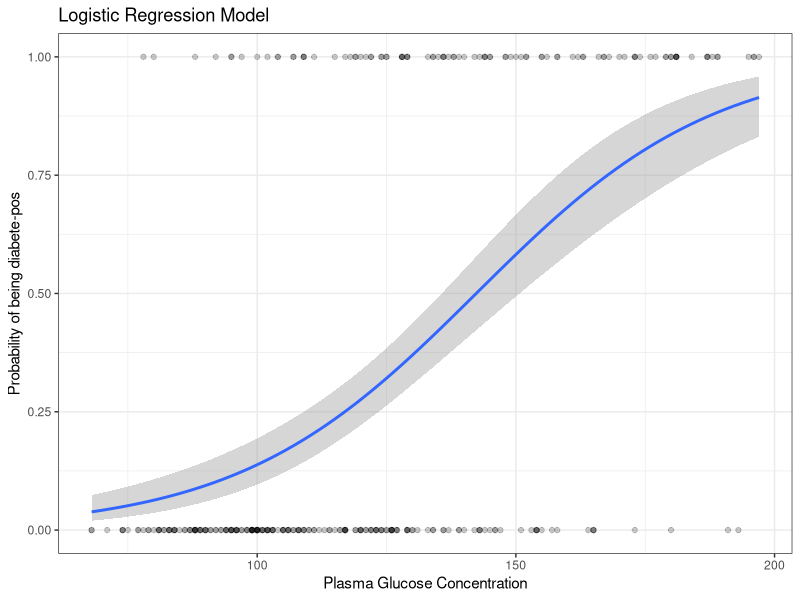
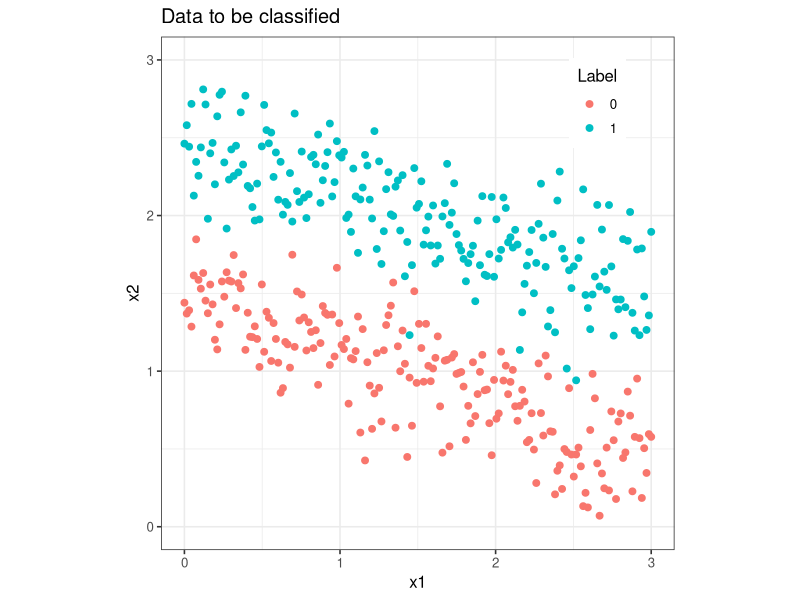
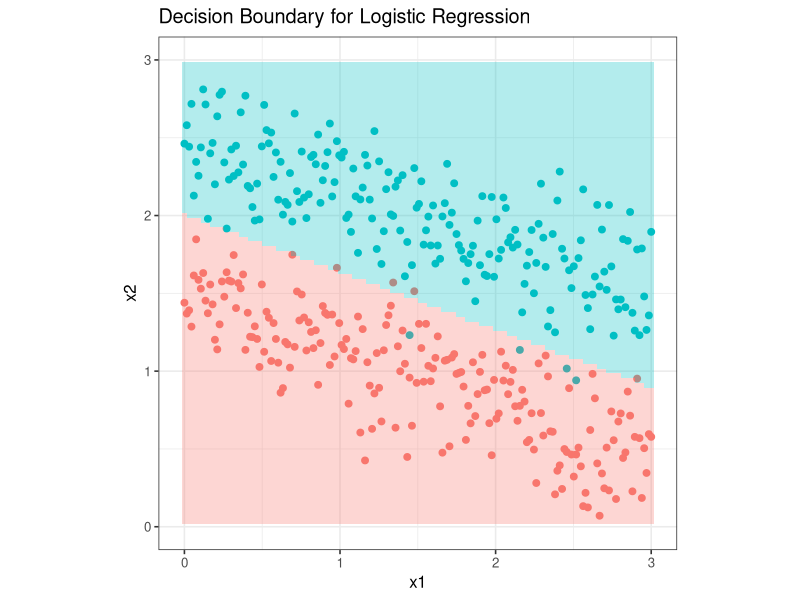

Generate these figures, in order, with R:
## ---- chunk 1
#| message: false

library(tidyverse) 
library(caret) 
theme_set(theme_bw())

## ---- chunk 2
data("PimaIndiansDiabetes2", package = "mlbench")
PimaIndiansDiabetes2 <- na.omit(PimaIndiansDiabetes2)
## ---- chunk 3
sample_n(PimaIndiansDiabetes2, 3)
## ---- chunk 4
set.seed(123)
training.samples <- PimaIndiansDiabetes2$diabetes %>% 
  createDataPartition(p = 0.8, list = FALSE)
train.data  <- PimaIndiansDiabetes2[training.samples, ]
test.data <- PimaIndiansDiabetes2[-training.samples, ]
## ---- chunk 5
model <- glm( diabetes ~., data = train.data, family = binomial)
## ---- chunk 6
summary(model)
## ---- chunk 7
probabilities <- model %>% predict(test.data, type = "response")
predicted.classes <- ifelse(probabilities > 0.5, "pos", "neg")
## ---- chunk 8
mean(predicted.classes == test.data$diabetes)
model <- glm( diabetes ~ glucose, data = train.data, family = binomial)
summary(model)$coef
## ---- chunk 9
newdata <- data.frame(glucose = c(20,  180))
probabilities <- model %>% predict(newdata, type = "response")
predicted.classes <- ifelse(probabilities > 0.5, "pos", "neg")
predicted.classes

train.data %>%
  mutate(prob = ifelse(diabetes == "pos", 1, 0)) %>%
  ggplot(aes(glucose, prob)) +
  geom_point(alpha = 0.2) +
  geom_smooth(method = "glm", method.args = list(family = "binomial")) +
  labs(
    title = "Logistic Regression Model", 
    x = "Plasma Glucose Concentration",
    y = "Probability of being diabete-pos"
  )

model <- glm( diabetes ~ glucose + mass + pregnant, 
              data = train.data, family = binomial)
summary(model)$coef


model <- glm( diabetes ~., data = train.data, family = binomial)
summary(model)$coef
coef(model)

model <- glm( diabetes ~ pregnant + glucose + pressure + mass + pedigree, 
              data = train.data, family = binomial)

probabilities <- model %>% predict(test.data, type = "response")
head(probabilities)
contrasts(test.data$diabetes)
predicted.classes <- ifelse(probabilities > 0.5, "pos", "neg")
head(predicted.classes)

mean(predicted.classes == test.data$diabetes)
library("mgcv")
# Fit the model
gam.model <- gam(diabetes ~ s(glucose) + mass + pregnant,
                 data = train.data, family = "binomial")
# Summarize model
summary(gam.model )
# Make predictions
probabilities <- gam.model %>% predict(test.data, type = "response")
predicted.classes <- ifelse(probabilities> 0.5, "pos", "neg")
# Model Accuracy
mean(predicted.classes == test.data$diabetes)
## ---- chunk 10
library(ggplot2)
library(dplyr)


N <- 200 # number of points per class
D <- 2 # dimensionality, we use 2D data for easy visualization
K <- 2 # number of classes, binary for logistic regression
X <- data.frame() # data matrix (each row = single example, can view as xy coordinates)
y <- data.frame() # class labels

set.seed(56)

t <- seq(0,1,length.out = N) 
for (j in (1:K)){
  # t, m are parameters of parametric equations x1, x2
  # t <- seq(0,1,length.out = N) 
  # add randomness 
  m <- rnorm(N, j+0.5, 0.25) 
  Xtemp <- data.frame(x1 = 3*t , x2 = m - t) 
  ytemp <- data.frame(matrix(j-1, N, 1))
  X <- rbind(X, Xtemp)
  y <- rbind(y, ytemp)
}

data <- cbind(X,y)
colnames(data) <- c(colnames(X), 'label')

# create dir images
#dir.create(file.path('.', 'images'), showWarnings = FALSE)

# lets visualize the data:
data_plot <- ggplot(data) + geom_point(aes(x=x1, y=x2, color = as.character(label)), size = 2) + 
  scale_colour_discrete(name  ="Label") + 
  ylim(0, 3) + coord_fixed(ratio = 1) +
  ggtitle('Data to be classified') +
  theme_bw(base_size = 12) +
  theme(legend.position=c(0.85, 0.87))

#png(file.path('images', 'data_plot.png'))
print(data_plot)
#dev.off()

#sigmoid function, inverse of logit
sigmoid <- function(z){1/(1+exp(-z))}

#cost function
cost <- function(theta, X, y){
  m <- length(y) # number of training examples
  h <- sigmoid(X %*% theta)
  J <- (t(-y)%*%log(h)-t(1-y)%*%log(1-h))/m
  J
}

#gradient function
grad <- function(theta, X, y){
  m <- length(y) 
  
  h <- sigmoid(X%*%theta)
  grad <- (t(X)%*%(h - y))/m
  grad
}

logisticReg <- function(X, y){
  #remove NA rows
  X <- na.omit(X)
  y <- na.omit(y)
  #add bias term and convert to matrix
  X <- mutate(X, bias =1)
  #move the bias column to col1
  X <- as.matrix(X[, c(ncol(X), 1:(ncol(X)-1))])
  y <- as.matrix(y)
  #initialize theta
  theta <- matrix(rep(0, ncol(X)), nrow = ncol(X))
  #use the optim function to perform gradient descent
  costOpti <- optim(theta, fn = cost, gr = grad, X=X, y=y)
  #return coefficients
  return(costOpti$par)
}

logisticProb <- function(theta, X){
  X <- na.omit(X)
  #add bias term and convert to matrix
  X <- mutate(X, bias =1)
  X <- as.matrix(X[,c(ncol(X), 1:(ncol(X)-1))])
  return(sigmoid(X%*%theta))
}

logisticPred <- function(prob){
  return(round(prob, 0))
}

# training
theta <- logisticReg(X, y)
prob <- logisticProb(theta, X)
pred <- logisticPred(prob)

# generate a grid for decision boundary, this is the test set
grid <- expand.grid(seq(0, 3, length.out = 100), seq(0, 3, length.out = 100))
# predict the probability
probZ <- logisticProb(theta, grid)
# predict the label
Z <- logisticPred(probZ)
gridPred = cbind(grid, Z)

# decision boundary visualization
p <- ggplot() + geom_point(data = data, aes(x=x1, y=x2, color = as.character(label)), size = 2, show.legend = F) + 
  geom_tile(data = gridPred, aes(x = grid[, 1],y = grid[, 2], fill=as.character(Z)), alpha = 0.3, show.legend = F)+ 
  ylim(0, 3) +
  ggtitle('Decision Boundary for Logistic Regression') +
  coord_fixed(ratio = 1) +
  theme_bw(base_size = 12) 

#png(file.path('images', 'logistic_regression.png'))
print(p)
#dev.off()

